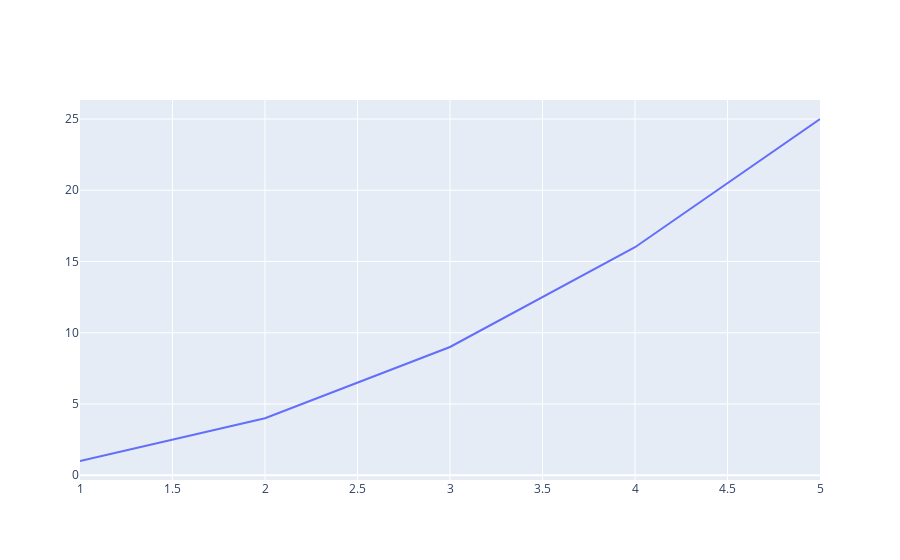

Notebook cell for this chart:
### Code cell
fig.show()

### Figure 1 — Plotly figure (JSON) as saved in the notebook; plotly's stock layout.template omitted (floating-point values rounded to 4 significant figures)
{"data": [{"mode": "lines", "name": "Line-Scatter Plot", "type": "scatter", "x": [1, 2, 3, 4, 5], "y": [1, 4, 9, 16, 25]}], "layout": {}}
